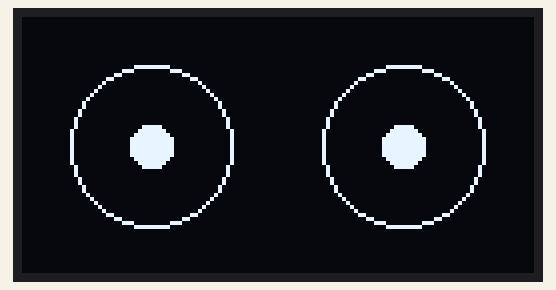
This sketch was run on a simulated Arduino Uno, built with avr-gcc and run on an emulated ATmega328P. Shown: 128×64 one-colour display. Random numbers use the default seed unless the sketch sets one.

Above: at 0.1 s.
At 3.2 s:
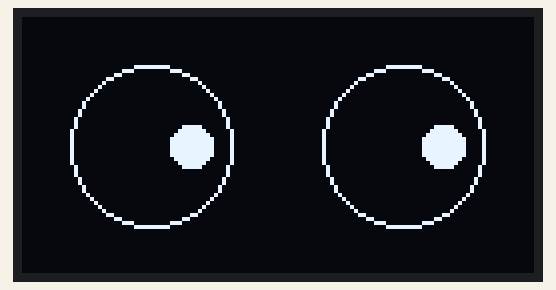
At 10.4 s:
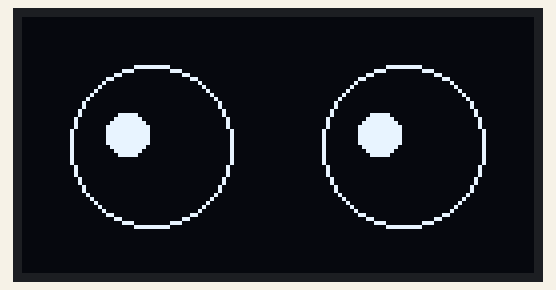
At 19.1 s:
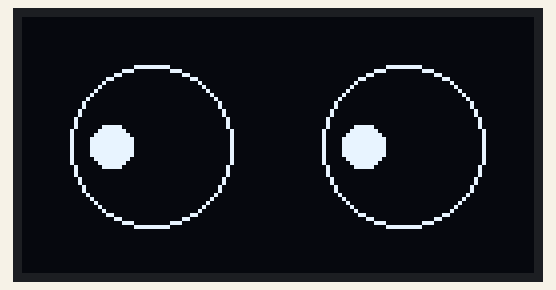
At 27.3 s:
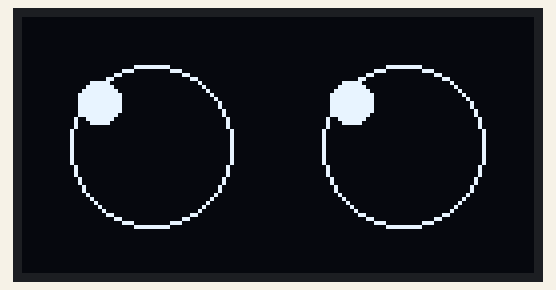
At 31.8 s:
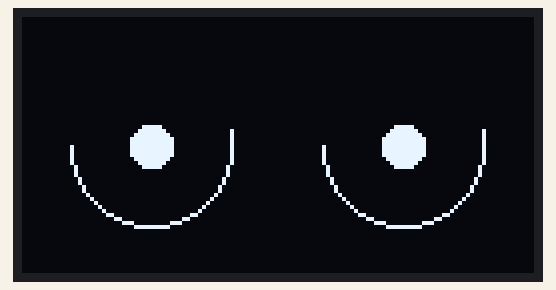

The sketch:

oled_spider.ino
```cpp
#include <Wire.h>
#include <Adafruit_GFX.h>
#include <Adafruit_SSD1306.h>

#define SCREEN_WIDTH 128 // OLED display width, in pixels
#define SCREEN_HEIGHT 64 // OLED display height, in pixels

#define OLED_RESET    -1 // Reset pin # (or -1 if sharing Arduino reset pin)
Adafruit_SSD1306 display(SCREEN_WIDTH, SCREEN_HEIGHT, &Wire, OLED_RESET);

// Left eye parameters
int leftEyeX = SCREEN_WIDTH / 3 - 10; // Move the left eye slightly left
int leftEyeY = SCREEN_HEIGHT / 2;
int eyeRadius = 20;
int pupilRadius = 5;

// Right eye parameters
int rightEyeX = 2 * SCREEN_WIDTH / 3 + 10; // Move the right eye slightly right
int rightEyeY = SCREEN_HEIGHT / 2;

void setup() {
  // Initialize display
  if (!display.begin(SSD1306_SWITCHCAPVCC, 0x3C)) {
    Serial.println(F("SSD1306 allocation failed"));
    for (;;);
  }
  display.clearDisplay();
}

void loop() {
  // For testing, you can call each function one by one.
  forward();   // Call forward() to center the pupils
  delay(1000); // Wait for 1 second

  backward();  // Call backward() to move pupils down
  delay(1000); // Wait for 1 second

  left();      // Call left() to move pupils left
  delay(1000); // Wait for 1 second

  right();     // Call right() to move pupils right
  delay(1000); // Wait for 1 second

  happy();     // Call happy() to animate pupils in a crazy manner
  delay(2000); // Wait for 2 seconds to see the animation

  angry();     // Call angry() to make the pupils look angry
  delay(2000); // Wait for 2 seconds to see the animation
}

// Function to center pupils (forward movement)
void forward() {
  // Clear previous frame
  display.clearDisplay();

  // Draw left eyeball and center pupil
  display.drawCircle(leftEyeX, leftEyeY, eyeRadius, WHITE);
  display.fillCircle(leftEyeX, leftEyeY, pupilRadius, WHITE);

  // Draw right eyeball and center pupil
  display.drawCircle(rightEyeX, rightEyeY, eyeRadius, WHITE);
  display.fillCircle(rightEyeX, rightEyeY, pupilRadius, WHITE);

  // Display everything
  display.display();
}

// Function to move pupils down (backward movement)
void backward() {
  // Clear previous frame
  display.clearDisplay();

  // Draw left eyeball and move pupil down
  display.drawCircle(leftEyeX, leftEyeY, eyeRadius, WHITE);
  display.fillCircle(leftEyeX, leftEyeY + eyeRadius / 2, pupilRadius, WHITE);

  // Draw right eyeball and move pupil down
  display.drawCircle(rightEyeX, rightEyeY, eyeRadius, WHITE);
  display.fillCircle(rightEyeX, rightEyeY + eyeRadius / 2, pupilRadius, WHITE);

  // Display everything
  display.display();
}

// Function to move pupils left (left movement)
void left() {
  // Clear previous frame
  display.clearDisplay();

  // Draw left eyeball and move pupil left
  display.drawCircle(leftEyeX, leftEyeY, eyeRadius, WHITE);
  display.fillCircle(leftEyeX - eyeRadius / 2, leftEyeY, pupilRadius, WHITE);

  // Draw right eyeball and move pupil left
  display.drawCircle(rightEyeX, rightEyeY, eyeRadius, WHITE);
  display.fillCircle(rightEyeX - eyeRadius / 2, rightEyeY, pupilRadius, WHITE);

  // Display everything
  display.display();
}

// Function to move pupils right (right movement)
void right() {
  // Clear previous frame
  display.clearDisplay();

  // Draw left eyeball and move pupil right
  display.drawCircle(leftEyeX, leftEyeY, eyeRadius, WHITE);
  display.fillCircle(leftEyeX + eyeRadius / 2, leftEyeY, pupilRadius, WHITE);

  // Draw right eyeball and move pupil right
  display.drawCircle(rightEyeX, rightEyeY, eyeRadius, WHITE);
  display.fillCircle(rightEyeX + eyeRadius / 2, rightEyeY, pupilRadius, WHITE);

  // Display everything
  display.display();
}

// Function to animate pupils in a crazy happy manner
void happy() {
  // Parameters for animation
  int amplitude = 15; // Increased movement amplitude
  int speed = 30;     // Speed of the animation

  for (int i = 0; i < 100; i++) {
    // Calculate random movement offsets
    int xOffset = random(-amplitude, amplitude);
    int yOffset = random(-amplitude, amplitude);

    // Clear previous frame
    display.clearDisplay();

    // Draw left eyeball and move pupil
    display.drawCircle(leftEyeX, leftEyeY, eyeRadius, WHITE);
    display.fillCircle(leftEyeX + xOffset, leftEyeY + yOffset, pupilRadius, WHITE);

    // Draw right eyeball and move pupil
    display.drawCircle(rightEyeX, rightEyeY, eyeRadius, WHITE);
    display.fillCircle(rightEyeX + xOffset, rightEyeY + yOffset, pupilRadius, WHITE);

    // Display everything
    display.display();

    // Wait for the next frame
    delay(speed);
  }
}

// Function to animate pupils in an angry manner
void angry() {
  // Parameters for animation
  int cornerOffset = 10; // Offset for angry pupils
  int speed = 100;       // Speed of the animation

  for (int i = 0; i < 10; i++) {
    // Clear previous frame
    display.clearDisplay();

    // Draw left eyeball as a semicircle (upper half)
    display.drawCircle(leftEyeX, leftEyeY, eyeRadius, WHITE);
    display.fillRect(leftEyeX - eyeRadius, leftEyeY, 2 * eyeRadius, eyeRadius, BLACK); // Hide lower half

    // Draw pupil at the top-right corner of the semicircle
    display.fillCircle(leftEyeX + eyeRadius / 2 - cornerOffset, leftEyeY - eyeRadius / 2 + cornerOffset, pupilRadius, WHITE);

    // Draw right eyeball as a semicircle (upper half)
    display.drawCircle(rightEyeX, rightEyeY, eyeRadius, WHITE);
    display.fillRect(rightEyeX - eyeRadius, rightEyeY, 2 * eyeRadius, eyeRadius, BLACK); // Hide lower half

    // Draw pupil at the top-right corner of the semicircle
    display.fillCircle(rightEyeX + eyeRadius / 2 - cornerOffset, rightEyeY - eyeRadius / 2 + cornerOffset, pupilRadius, WHITE);

    // Display everything
    display.display();

    // Wait for the next frame
    delay(speed);

    // Clear previous frame
    display.clearDisplay();

    // Draw left eyeball as a semicircle (lower half)
    display.drawCircle(leftEyeX, leftEyeY, eyeRadius, WHITE);
    display.fillRect(leftEyeX - eyeRadius, leftEyeY - eyeRadius, 2 * eyeRadius, eyeRadius, BLACK); // Hide upper half

    // Draw pupil at the bottom-left corner of the semicircle
    display.fillCircle(leftEyeX - eyeRadius / 2 + cornerOffset, leftEyeY + eyeRadius / 2 - cornerOffset, pupilRadius, WHITE);

    // Draw right eyeball as a semicircle (lower half)
    display.drawCircle(rightEyeX, rightEyeY, eyeRadius, WHITE);
    display.fillRect(rightEyeX - eyeRadius, rightEyeY - eyeRadius, 2 * eyeRadius, eyeRadius, BLACK); // Hide upper half

    // Draw pupil at the bottom-left corner of the semicircle
    display.fillCircle(rightEyeX - eyeRadius / 2 + cornerOffset, rightEyeY + eyeRadius / 2 - cornerOffset, pupilRadius, WHITE);

    // Display everything
    display.display();

    // Wait for the next frame
    delay(speed);
  }
}
```

Measured:
- what the display in image 1 shows lasts 1.0 s, from 3.2 s to 4.2 s
- what the display in image 2 shows lasts 2.1 s, from 10.3 s to 12.4 s
- what the display in image 5 shows lasts 2.1 s, from 31.8 s to 33.9 s
